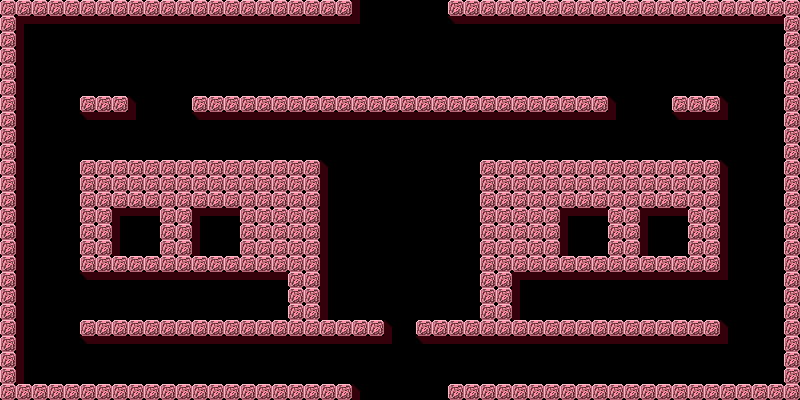

A 2D game scene composited from a Tiled map and its tileset images. What follows is a short description and the map's XML, with each tile layer's data collapsed to a summary:
An orthogonal 50x25 tile map with 16x16 px tiles, 1 tile layer (ground), 1 hidden layer not drawn, 2 tilesets and 12 objects (5x BOOF, true, BOOST_PIZZA, left, right).

<map version="1.0" orientation="orthogonal" width="50" height="25" tilewidth="16" tileheight="16">
 <properties>
  <property name="automaticAirMode" value="4" />
  <property name="bossBoost" value="" />
  <property name="bossLevel" value="f" />
  <property name="guidedAir" value="false" />
  <property name="specialAir" value="AIR_TORNADO" />
 </properties>
 <tileset firstgid="1" name="tiles" tilewidth="16" tileheight="16">
  <image source="tiles.png" width="256" height="256" />
  <tile id="0">
   <properties>
    <property name="type" value="TOP" />
   </properties>
  </tile>
  <tile id="1">
   <properties>
    <property name="type" value="TOPL" />
   </properties>
  </tile>
  <tile id="2">
   <properties>
    <property name="type" value="TOPR" />
   </properties>
  </tile>
  <tile id="3">
   <properties>
    <property name="type" value="TOPRL" />
   </properties>
  </tile>
  <tile id="4">
   <properties>
    <property name="type" value="LEFT" />
   </properties>
  </tile>
  <tile id="5">
   <properties>
    <property name="type" value="RIGHT" />
   </properties>
  </tile>
  <tile id="6">
   <properties>
    <property name="type" value="RL" />
   </properties>
  </tile>
  <tile id="10">
   <properties>
    <property name="type" value="LEFT" />
   </properties>
  </tile>
  <tile id="15">
   <properties>
    <property name="type" value="RIGHT" />
   </properties>
  </tile>
  <tile id="20">
   <properties>
    <property name="type" value="TOP" />
   </properties>
  </tile>
  <tile id="21">
   <properties>
    <property name="type" value="LEFT" />
   </properties>
  </tile>
  <tile id="22">
   <properties>
    <property name="type" value="RIGHT" />
   </properties>
  </tile>
  <tile id="38">
   <properties>
    <property name="type" value="TOP" />
   </properties>
  </tile>
 </tileset>
 <tileset firstgid="257" name="entities" tilewidth="32" tileheight="32">
  <image source="entities.png" width="256" height="256" />
 </tileset>
 <layer name="ground" width="50" height="25">
  <data>[1250 cells, 603 non-empty, 7 distinct tile ids]</data>
 </layer>
 <layer name="collision" width="50" height="25" visible="0">
  <data>[1250 cells, 264 non-empty, 6 distinct tile ids]</data>
 </layer>
 <objectgroup name="enemies" width="50" height="25">
  <object name="BOOF" gid="257" x="112" y="256" />
  <object name="BOOF" gid="257" x="192" y="256" />
  <object name="BOOF" gid="257" x="560" y="256" />
  <object name="BOOF" gid="257" x="640" y="256" />
  <object name="BOOF" gid="257" x="320" y="96" />
  <object name="BOOF" type="true" gid="257" x="448" y="96" />
 </objectgroup>
 <objectgroup name="meals" width="50" height="25">
  <object name="BOOST_PIZZA" gid="273" x="384" y="96" />
  <object gid="285" x="688" y="96" />
  <object gid="285" x="96" y="160" />
  <object gid="285" x="576" y="320" />
 </objectgroup>
 <objectgroup name="path" width="50" height="25">
  <object name="left" x="253" y="417">
   <polyline points="-4,-9 -4,-65 -189,-65 -189,-369 -5,-369 -6,-450" />
  </object>
  <object name="right" x="553" y="413">
   <polyline points="0,21 -1,-61 183,-61 183,-365 1,-365 0,-437" />
  </object>
 </objectgroup>
</map>
